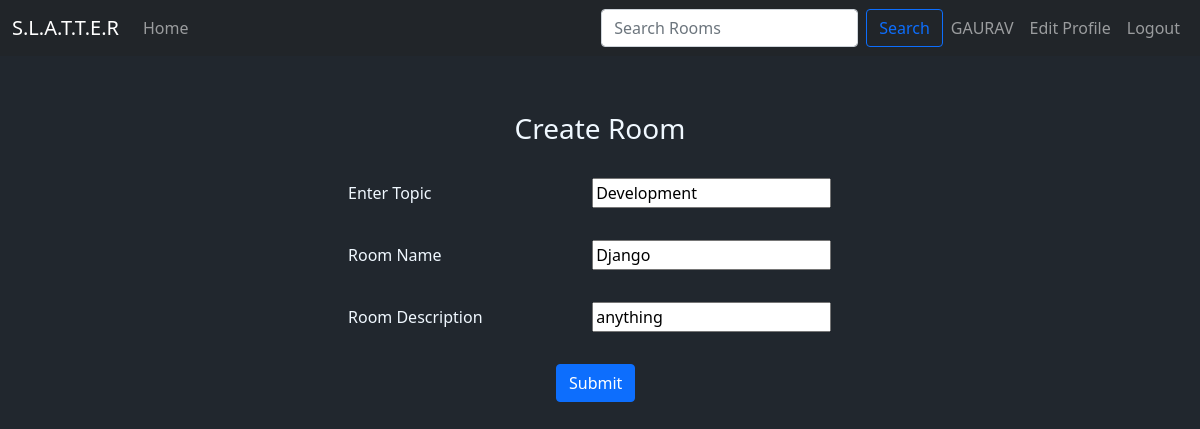
Screenshot of /update-room/2/ (signed in) with the database file from the repository.
### MyApp/models.py (models this page shows, shortened)
class Room(models.Model):
    host =  models.ForeignKey(User, on_delete=models.SET_NULL, null= True)
    topic = models.ForeignKey(Topic, on_delete=models.SET_NULL, null= True)
    name = models.CharField(max_length=100)
    description = models.CharField(null=True, blank=True, max_length=1000)
    participants = models.ManyToManyField(User,related_name='participants', blank=True)
    updated = models.DateField(auto_now=True)
    created = models.DateTimeField(auto_now_add=True)
    class Meta:
        ordering = ['-updated','-created']

class Topic(models.Model):
    name = models.CharField(max_length=100)

### MyApp/views.py (the view, shortened to what this page needs)
# urls.py: path('update-room/<str:pk>/',views.updateRoom, name="update-room"),
@login_required(login_url='login')
def updateRoom(request, pk):
    room = Room.objects.get(id=pk)
    form = RoomForm(instance=room)
    topics = Topic.objects.all()
    if request.user != room.host:
        return HttpResponse("You are not allowed")
    context = {'form':form, 'topics':topics, 'room':room}
    return render(request,'room_form.html',context)

### MyApp/forms.py
class RoomForm(ModelForm):
    class Meta:
        model = Room
        fields = '__all__'
        exclude = ['host','participants']

### templates/room_form.html (shortened to what this page needs)
{% extends 'main.html' %} {%block content%}
<div class="container" style="max-width: 35rem;padding-top: 2rem;">
  <h3 style="text-align: center">Create Room</h3>
  <form method="POST" action="">
    <div class="form-group" style="margin: 2rem 1rem 1rem;">
      <label for="room_topic" style="width: 15rem;">Enter Topic</label>
      <input type="text" name="topic" value= "{{room.topic.name}}" list="topic-list" />
    </div>
    <div class="form-group" style="margin: 2rem  1rem 1rem;">
      <label for="room_name" style="width: 15rem;">Room Name</label>
      {{form.name}}
    </div>
    <div class="form-group" style="margin: 2rem  1rem 1rem;">
      <label for="room_description" style="width: 15rem;">Room Description</label>
      {{form.description}}
    </div>
    <input class="btn btn-primary" type="submit" value="Submit" style="margin: 1rem 14rem;" />
  </form>
</div>
{% endblock content%}

### templates/navbar.html (shortened to what this page needs)
<nav class="navbar fixed-top navbar-expand-lg navbar-dark bg-dark">
  <div class="container-fluid">
    <a class="navbar-brand" href="/">S.L.A.T.T.E.R</a>
    <div class="collapse navbar-collapse" id="navbarSupportedContent">
      <ul class="navbar-nav me-auto mb-2 mb-lg-0 navbar-nav-scroll">
        <li class="nav-item active">
          <a class="nav-link" href="/">Home </a>
        </li>
      </ul>
      <form class="d-flex" method="GET" action="{% url 'home' %}">
        <input
          class="form-control me-2"
          placeholder="Search Rooms"
          aria-label="Search"
          type="text"
          name="q"
          placeholder="Search Rooms"
        />
        <button class="btn btn-outline-primary" type="submit">Search</button>
      </form>
      <ul class="navbar-nav mb-2 mb-lg-0">
        {% if request.user.is_authenticated %}
        <li class="nav-item active">
          <a class="nav-link" href="{% url 'user-profile' user.id %}"
            ><span style="text-transform:uppercase">{{request.user}}</span>
          </a>
        </li>
        <li class="nav-item active">
          <a class="nav-link" href="{% url 'update-user' %}">Edit Profile </a>
        </li>
        <li class="nav-item active">
          <a class="nav-link" href="/logout">Logout </a>
        </li>
        {% else %}
        <li class="nav-item active">
          <a class="nav-link" href="/login">Login </a>
        </li>
        {% endif %}
      </ul>
    </div>
  </div>
</nav>

### templates/main.html (style rules this page uses)
body { margin-top: 5rem; background-color: #21272e; color: aliceblue; }

### rows the page displays
Room: topic "Development", name "Django", description "anything"

### other values shown
{{ request.user }} "GAURAV"
